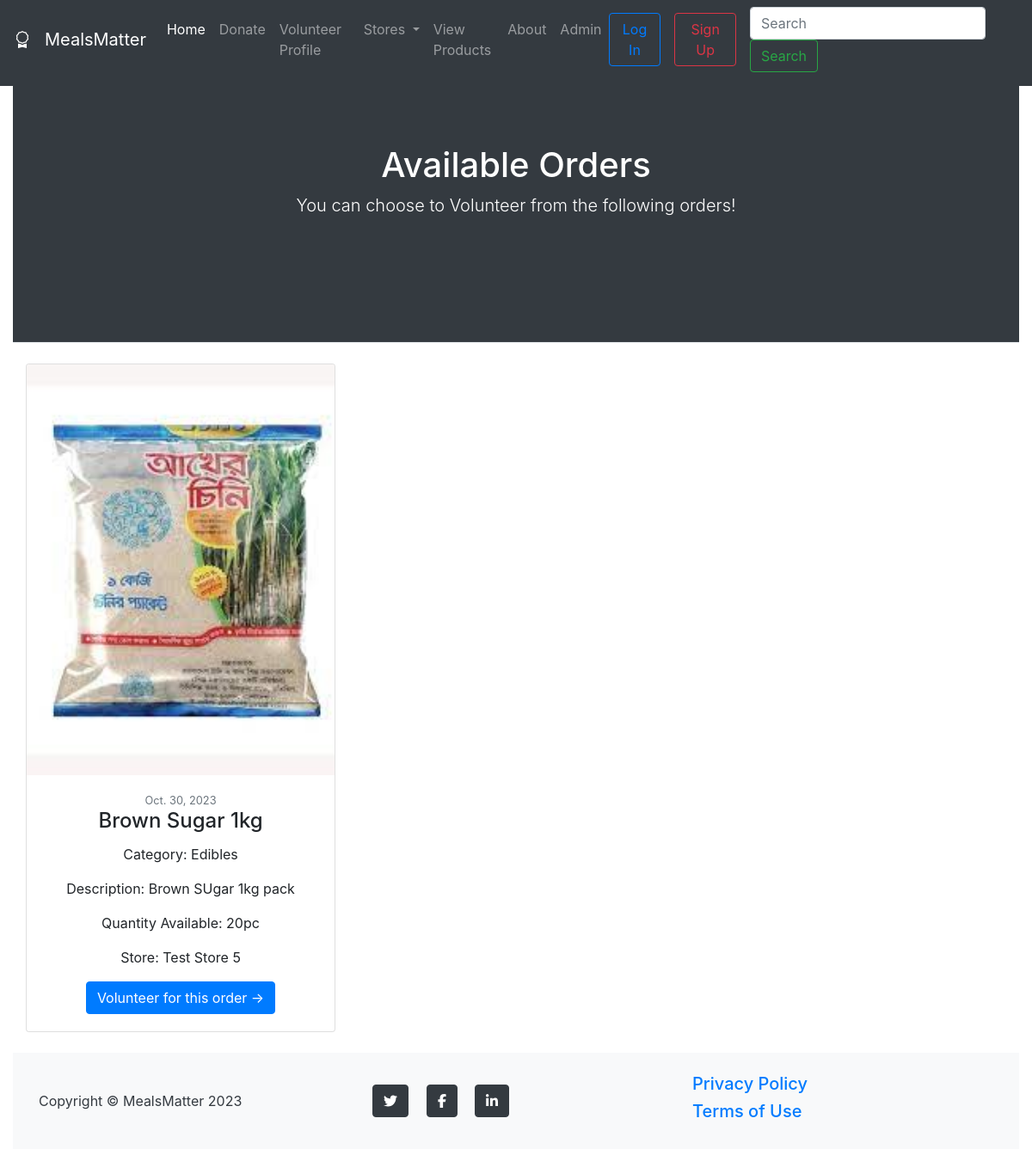
The app's page /volunteers/volunteer-orders/263 with its own data.
### stores/models.py (models this page shows, shortened)
class Order(models.Model):
    product = models.ForeignKey(Product, on_delete=models.CASCADE)
    quantity = models.IntegerField(default=1)
    date = models.DateField(default=datetime.datetime.today)
    status = models.BooleanField(default=False)

class Product(models.Model):
    store = models.ForeignKey(Store, on_delete=models.CASCADE, default=None)
    name = models.CharField(max_length=100)
    category = models.CharField(max_length=30,blank=True, null=True)
    quantity = models.CharField(max_length=30, default=None)
    description = models.CharField(max_length=250, default='', blank=True, null=True)
    image = models.ImageField(upload_to='images/products/')

class Store(models.Model):
    name = models.CharField(max_length=100)
    location = models.CharField(choices=locations, max_length=100)
    owner = models.OneToOneField(User, default=None, on_delete=models.CASCADE)
    store_img = models.ImageField(upload_to="images/stores/", null=True, blank=True)
    def __str__(self):
        return self.name

### volunteers/views.py (the view)
# urls.py: path('volunteer-orders/<int:s_id><int:v_id>', views.volunteer_orders, name='volunteer-orders'),
def volunteer_orders(request, s_id, v_id):
    orders = Order.objects.all()
    volunteer = Volunteer.objects.get(pk=v_id)
    return render(request, 'volunteer_orders.html',{
        'orders': orders,
        'volunteer':volunteer
    })

### volunteers/templates/volunteer_orders.html (shortened to what this page needs)
{% extends 'navbar.html' %}
{% block content %}
<header class="py-5 bg-dark text-white border-bottom mb-4">
            <div class="container">
                <div class="text-center my-5">
                    <h1 class="fw-bolder">Available Orders</h1>
                    <p class="lead mb-0">You can choose to Volunteer from the following orders!</p>
                    <br><br>
                </div>
            </div>
</header>
{% for o in orders %}
            {% if volunteer.store == o.product.store %}
                    <div class="flex-row">
                        <div class="col-lg-4 text-center">
                            <div class="card mb-4">
                                <a href="#!"><img class="card-img-top" src="{{ o.product.image.url }}" alt="..."></a>
                                <div class="card-body">
                                    <div class="small text-muted">{{ o.date }}</div>
                                    <h2 class="card-title h4">{{ o.product.name }}</h2>
                                    <p class="card-text">Category: {{ o.product.category }}</p>
                                    <p class="card-text">Description: {{ o.product.description }}</p>
                                    <p class="card-text">Quantity Available: {{ o.product.quantity }}</p>
                                    <p class="card-text">Store: {{ o.product.store }}</p>
                                    <a class="btn btn-primary" href="{% url 'volunteer-request-order' volunteer.id o.id%}">Volunteer for this order →</a>
                                </div>
                            </div>
                        </div>
                    </div>
            {% endif %}
    {% endfor %}
    <footer class="footer py-4 bg-light text-dark ">
            <div class="container">
                <div class="row align-items-center">
                    <div class="col-lg-4 text-lg-start">Copyright &copy; MealsMatter 2023</div>
                    <div class="col-lg-4 my-3 my-lg-0">
                        <a class="btn btn-dark btn-social mx-2" href="#!" aria-label="Twitter"><i class="fab fa-twitter"></i></a>
                        <a class="btn btn-dark btn-social mx-2" href="#!" aria-label="Facebook"><i class="fab fa-facebook-f"></i></a>
                        <a class="btn btn-dark btn-social mx-2" href="#!" aria-label="LinkedIn"><i class="fab fa-linkedin-in"></i></a>
                    </div>
                    <div class="col-lg-4 text-lg-end">
                       <h5 class="text-light"><a class="link-white text-decoration-none me-5" href="#!">Privacy Policy</a></h5>
                        <h5 class="text-light"><a class="link-dark text-decoration-none" href="#!">Terms of Use</a></h5>
                    </div>
                </div>
            </div>
</footer>
{% endblock %}

### records on screen
Order: product.image (picture), date "Oct. 30, 2023", product.name "Brown Sugar 1kg", product.category "Edibles", product.description "Brown SUgar 1kg pack", product.quantity "20pc", product.store "Test Store 5"
